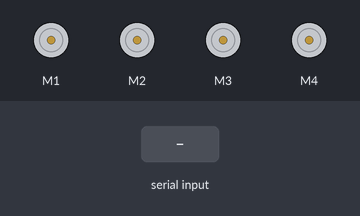
Simulated run of this sketch. Board: Arduino Uno, built with avr-gcc and run on an emulated ATmega328P. On the bench: 4 × DC motor (green arrow = forward, orange = backward, longer = faster). The inputs (shaded band) are chosen by the test bench. What the sketch prints to the serial monitor is not drawn.

Above: at 1.2 s.
1.3 s: "90,45,200,10\n" received over Serial
At 1.44 s:
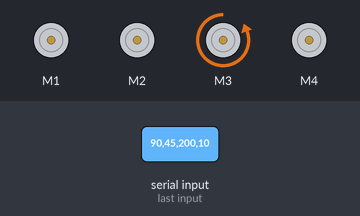
Timing chart, 0 to 4.3 s (numbered marks = the images above; inputs shaded):
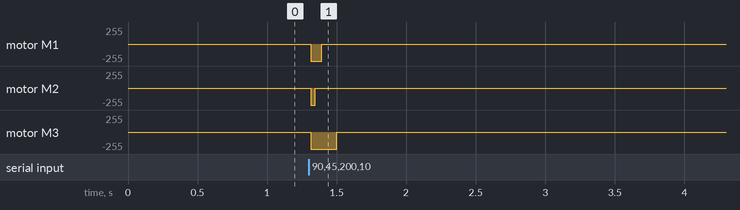

The sketch:

motor.ino
```cpp
#include <AFMotor.h>

AF_DCMotor motor0(1);
AF_DCMotor motor1(2);
AF_DCMotor motor2(3);
AF_DCMotor motor3(4);

unsigned long motorTime[4] = {0, 0, 0, 0};
unsigned long startTime = 0;
unsigned long runTime = 0;

enum Estate {WAIT, RUN, END};
Estate state = WAIT;

void setup() {
  Serial.begin(9600); // 시리얼 통신 시작
  motor0.setSpeed(255);
  motor1.setSpeed(255); // 모터 2 속도 설정
  motor2.setSpeed(255); // 모터 3 속도 설정
  motor3.setSpeed(255); // 모터 4 속도 설정
  startTime = millis();
}

void loop() {
  switch(state)
  {
    case WAIT:
      if (Serial.available()) {
        startTime = millis();
        motorTime[0] = Serial.parseInt();
        motorTime[1] = Serial.parseInt();
        motorTime[2] = Serial.parseInt();
        motorTime[3] = Serial.parseInt();
        Serial.flush(); // 시리얼 버퍼 비우기
        state = RUN;
      }
      break;

    case RUN:
      runTime = millis()-startTime;
      motor0.run (runTime > motorTime[0] ?  RELEASE : BACKWARD);
      motor1.run (runTime > motorTime[1] ?  RELEASE : BACKWARD);
      motor2.run (runTime > motorTime[2] ?  RELEASE : BACKWARD);
      motor3.run (runTime > motorTime[3] ?  RELEASE : BACKWARD);
      if ( (runTime > motorTime[0]) && (runTime > motorTime[1]) && (runTime > motorTime[2]) && (runTime > motorTime[3]) )
        state = END;
      break;

    case END:
      Serial.println("Motor operation completed");
      state = WAIT;
      break;

    default:
    // error
      state = WAIT;
      break;
  }
}
```

Measured:
- after the input at 1.3 s, motor M1: stopped → backward 255/255 at once, → stopped 0.08 s later; motor M2: stopped → backward 255/255 at once, → stopped 0.03 s later; motor M3: stopped → backward 255/255 at once, → stopped 0.19 s later
